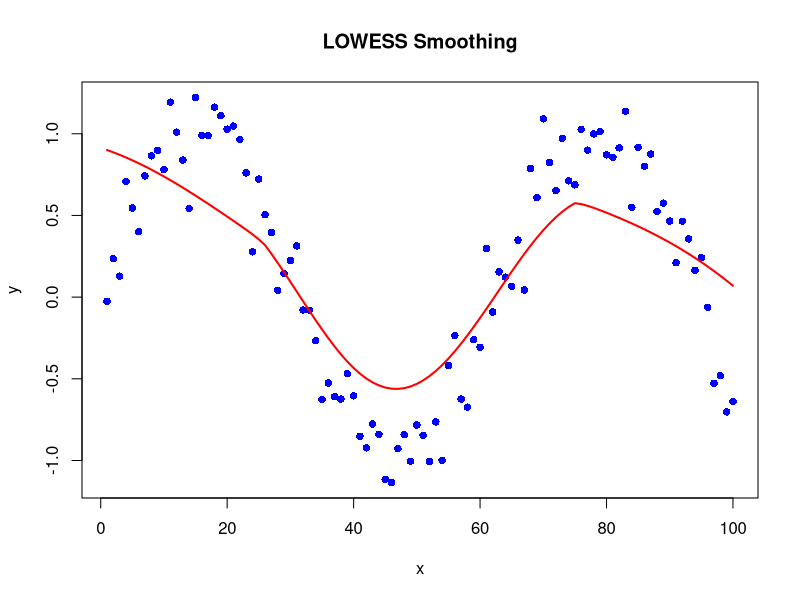
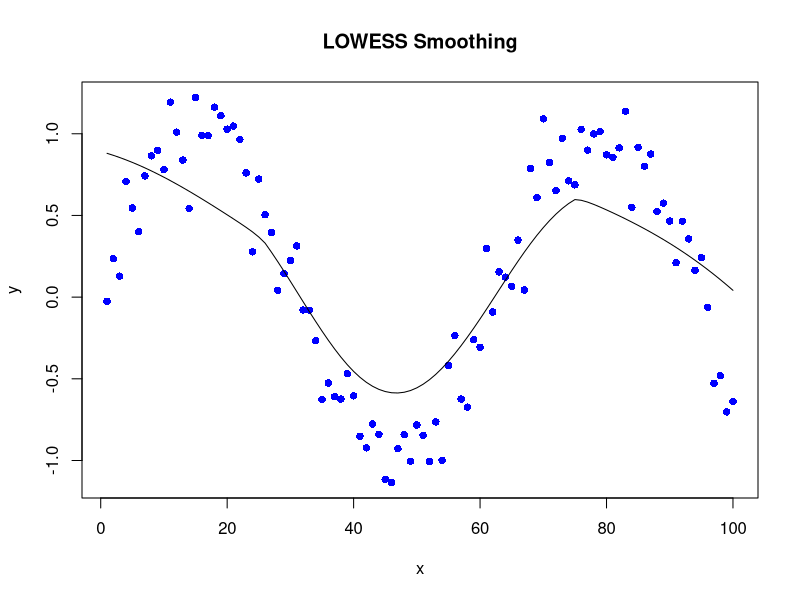
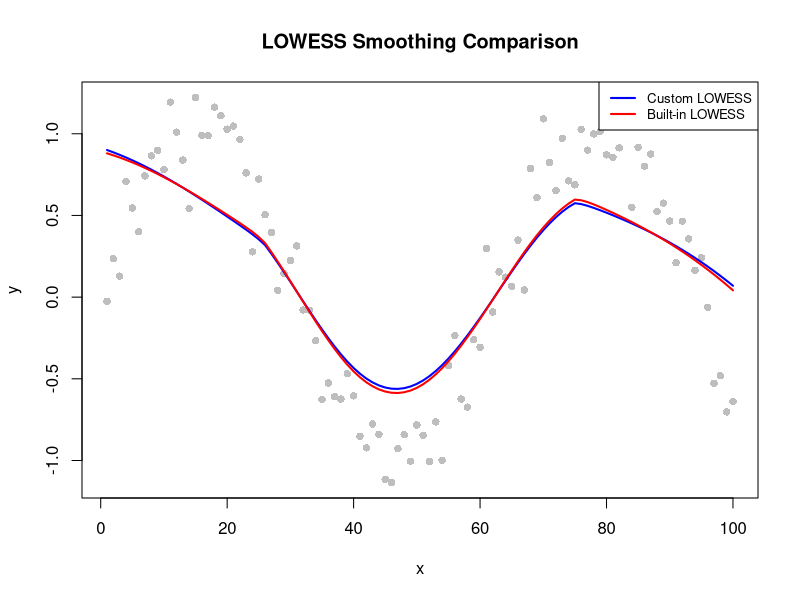

These charts were generated, in order, by the following R code:
## ---- chunk 1

set.seed(1)

x <- 1:100 # Or x <- seq(1, 100, by = 1)  
e <- rnorm(length(x), mean = 0, sd = 0.2) # Generate noise from N(0, 0.04)
y <- sin(x/10) + e # Compute y as a noisy sine wave

## ---- chunk 2

customLowess <- function(x, y, f) {
  
  n = nrow(as.matrix(x))
  
  k = min(n, ceiling(f*n)) + 1 # + 1 to not count xi
  
  y_smooth <- NULL
  
  # Matrices X and Y
  X <- cbind(1, as.matrix(x))  # Add intercept column
  Y <- as.matrix(y)
  
  for (i in 1:n) {
    
    # Compute distances and find closest neighbors
    distances <- abs(x - x[i])
    neighbour_indices <- order(distances)[1:k]
    
    # finding max distance
    dmax <- max(distances[neighbour_indices])
    
    # finding weights
    weights <- (1 - (distances/dmax)^3)^3
    
    # Apply the condition: If |x_j - x_i| >= dmax, set weight to 0
    weights[distances >= dmax] <- 0
    
    # Weighted regression matrix W
    W = diag(weights)
    
    # Optimal Beta 
    Beta = solve(t(X)%*%W%*%X)%*%t(X)%*%W%*%Y
    
    # smoothed value
    y <- Beta[1] + Beta[2]*x[i]
    
    #y_smooth <- c(y_smooth, y) 
    y_smooth[i] <- Beta[1] + Beta[2] * x[i]
    
  }
  
  return(y_smooth)
  
}

y_smooth <- customLowess(x, y, 0.51)

## ---- chunk 3

# Create the plot first
plot(x, y, col = "blue", pch = 16, main = "LOWESS Smoothing")  # Scatter plot of original data

# Add smoothed curve
lines(x, y_smooth, col = "red", lwd = 2)  # Add smoothed curve in red

## ---- chunk 4

plot(x, y, col = "blue", pch = 16, main = "LOWESS Smoothing")  # Scatter plot of original data

lines(lowess_result <- lowess(x, y, f = 0.51, iter = 0))

## ---- chunk 5

plot(x, y, pch = 16, col = "gray", main = "LOWESS Smoothing Comparison", xlab = "x", ylab = "y")
lines(x, y_smooth, col = "blue", lwd = 2, lty = 1)
lines(lowess_result, col = "red", lwd = 2, lty = 1)
legend("topright", legend = c("Custom LOWESS", "Built-in LOWESS"), col = c("blue", "red"), lty = c(1, 1), lwd = 2, cex = 0.8)

